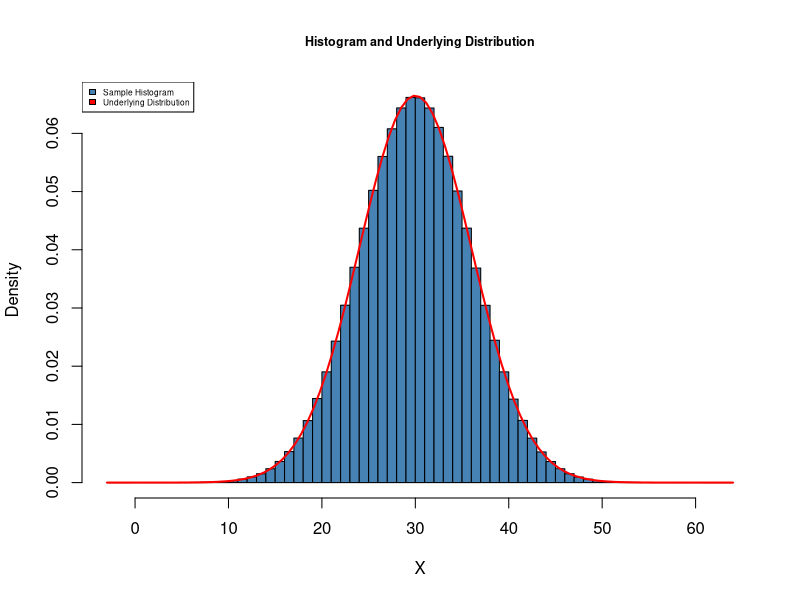
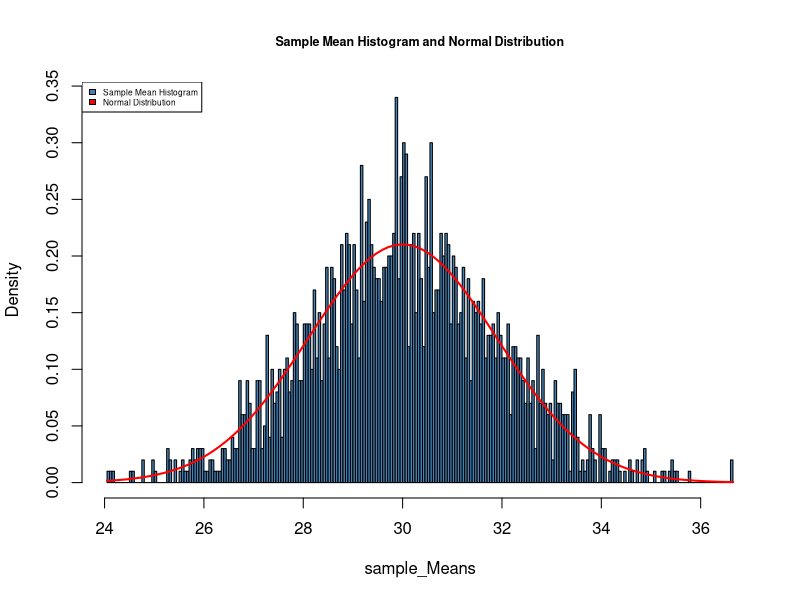
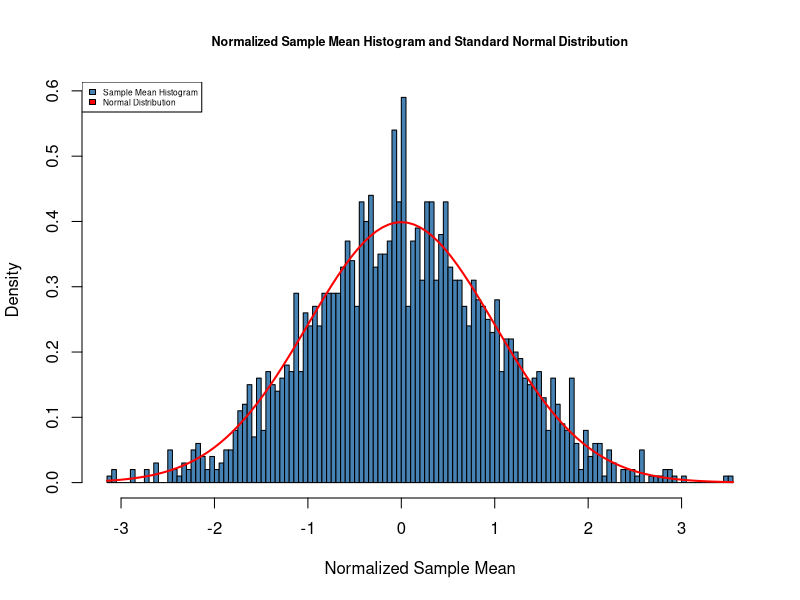
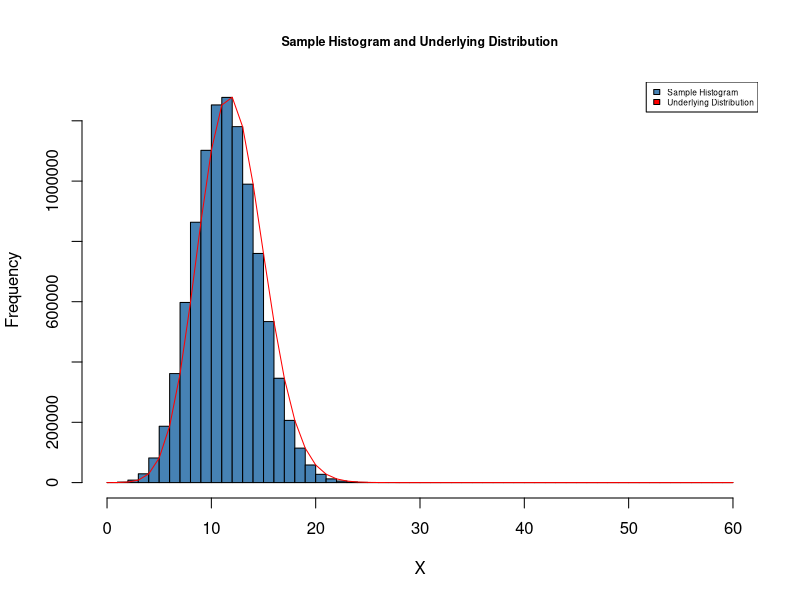

Write R code to recreate these figures, in order. (Note: a time limit stopped this script after it produced the figures.)
########################################################
# Empirical Analysis: CLT
########################################################

#################################
#part a 
#################################

##################
#section 1 + 2
##################

N = 10000000
mu = 30
sigma = 6

X = rnorm(N, mean = mu, sd = sigma)
E = mu
Var = sigma^2
sd = sigma


hist(X, 
     col = "steelblue" , 
     freq = FALSE, 
     breaks = 50, 
     main = 'Histogram and Underlying Distribution',cex.main=0.75)

x = seq(range(X)[1], range(X)[2], by = diff(range(X))/50 )
curve(dnorm(x, mean = mu, sd = sigma), 
      col = "red", 
      lwd = "2", 
      add = TRUE)
legend("topleft",c("Sample Histogram","Underlying Distribution"),fill=c("steelblue","red"),cex = 0.5 )

##################
#section 3
##################

 
  #small i=1
  #large i=2
  
Sample_Size = c(10, 100000 )

reps = 2000

i=1

samples <- replicate(reps, sample(X,size = Sample_Size[i],replace = FALSE, prob = NULL) )

sample_Means <- colMeans(samples)


##################
#section 4 + 5
##################

hist(sample_Means, 
     col = "steelblue" , 
     freq = FALSE, 
     breaks = 200, 
     main = 'Sample Mean Histogram and Normal Distribution',cex.main=0.75)
# draw the convergent Normal(E, Var)
x = seq(range(sample_Means)[1], range(sample_Means)[2], by = diff(range(sample_Means))/50 )
curve(dnorm(x, mean = E, sd = sd/sqrt(Sample_Size[i])), 
      col = "red", 
      lwd = "2", 
      add = TRUE)
legend("topleft",c("Sample Mean Histogram","Normal Distribution"),fill=c("steelblue","red"),cex = 0.5 )

##################
#section 6 + 7
##################

Nsample_Means = (sample_Means-E)/(sd/sqrt(Sample_Size[i]))

hist(Nsample_Means, 
     col = "steelblue" , 
     freq = FALSE, 
     breaks = 200, 
     xlab = 'Normalized Sample Mean',
     main = 'Normalized Sample Mean Histogram and Standard Normal Distribution',cex.main=0.75)

curve(dnorm(x, mean = 0, sd = 1), 
      col = "red", 
      lwd = "2", 
      add = TRUE)
legend("topleft",c("Sample Mean Histogram","Normal Distribution"),fill=c("steelblue","red"),cex = 0.5 )

#################################
#part b 
#################################

##################
#section 1 + 2
##################

N = 10000000
n_Trials = 60
p = 0.2

X = rbinom(n=N, size = n_Trials, prob=p)

E = n_Trials*p 
Var = n_Trials*p*(1-p)
sd = sqrt(Var) 
print(sd)

hist(X, 
     col = "steelblue" , 
     prob = FALSE,
     breaks = seq(0,n_Trials,1),
     main = 'Sample Histogram and Underlying Distribution',cex.main=0.75)

x = seq(0,n_Trials,1)
lines(x,dbinom(x,n_Trials,p)* N ,col="red")
legend("topright",c("Sample Histogram","Underlying Distribution"),fill=c("steelblue","red"),cex = 0.5 )

##################
#section 3
##################

  #small i=1
  #large i=2

Sample_Size = c(2, 100000 )

reps = 2000

i=1

samples <- replicate(reps, sample(X,size = Sample_Size[i],replace = FALSE, prob = NULL) )

sample_Means <- colMeans(samples)

print(sample_Means)

##################
#section 4 + 5
##################

hist(sample_Means, 
     col = "steelblue" , 
     freq = FALSE, 
     breaks = 200, 
     main = 'Sample Mean Histogram and Normal Distribution',cex.main=0.75)

x = seq(0,n_Trials,1)
curve(dnorm(x, mean = E, sd = sd/sqrt(Sample_Size[i])), 
      col = "red", 
      lwd = "2", 
      add = TRUE)
legend("topleft",c("Sample Mean Histogram","Normal Distribution"),fill=c("steelblue","red"),cex = 0.5 )

##################
#section 6 + 7
##################

Nsample_Means = (sample_Means-E)/(sd/sqrt(Sample_Size[i]))

hist(Nsample_Means, 
     col = "steelblue" , 
     freq = FALSE, 
     breaks = 200, 
     xlab = 'Normalized Sample Mean',
     main = 'Normalized Sample Mean Histogram and Standard Normal Distribution',cex.main=0.75)

curve(dnorm(x, mean = 0, sd = 1), 
      col = "red", 
      lwd = "2", 
      add = TRUE)
legend("topleft",c("Sample Mean Histogram","Normal Distribution"),fill=c("steelblue","red"),cex = 0.5 )


#################################
#part c
#################################

##################
#section 1 + 2
##################

N = 10000000
df = 4 

X = rt(N, df, ncp = 0)
E = 0
Var = ifelse(df > 2, df/(df-2), Inf)  
sd = sqrt(Var) 
print(sd)

hist(X, 
     col = "steelblue" , 
     freq = FALSE, 
     breaks = 200, 
     xlim= c(-10,10), 
     main = 'Sample Histogram and Underlying Distribution',cex.main=0.75)

x = seq(range(X)[1], range(X)[2], by = diff(range(X))/50 )
curve(dt(x,df), 
      col = "red", 
      lwd = "2", 
      add = TRUE)
legend("topright",c("Sample Histogram","Underlying Distribution"),fill=c("steelblue","red"),cex = 0.5 )

##################
#section 3
##################

  #small i=1
  #large i=2

Sample_Size = c(2, 100000 )

reps = 2000

i=1

samples <- replicate(reps, sample(X,size = Sample_Size[i],replace = FALSE, prob = NULL) )

sample_Means <- colMeans(samples)

print(sample_Means)

##################
#section 4 + 5
##################

hist(sample_Means, 
     col = "steelblue" , 
     freq = FALSE, 
     breaks = 200, 
     main = 'Sample Mean Histogram and Normal Distribution',cex.main=0.75)

x = seq(range(sample_Means)[1], range(sample_Means)[2], by = diff(range(sample_Means))/50 )
curve(dnorm(x, mean = E, sd = sd/sqrt(Sample_Size[i])), 
      col = "red", 
      lwd = "2", 
      add = TRUE)
legend("topleft",c("Sample Mean Histogram","Normal Distribution"),fill=c("steelblue","red"),cex = 0.5 )

##################
#section 6 + 7
##################

Nsample_Means = (sample_Means-E)/(sd/sqrt(Sample_Size[i]))

hist(Nsample_Means, 
     col = "steelblue" , 
     freq = FALSE, 
     breaks = 200, 
     xlab = 'Normalized Sample Mean',
     main = 'Normalized Sample Mean Histogram and Standard Normal Distribution',cex.main=0.75)

curve(dnorm(x, mean = 0, sd = 1), 
      col = "red", 
      lwd = "2", 
      add = TRUE)
legend("topleft",c("Sample Mean Histogram","Normal Distribution"),fill=c("steelblue","red"),cex = 0.5 )

#################################
#part d
#################################

##################
#section 1 + 2
##################

N = 10000000
df1 = 10
df2 = 5 

X = rf(N, df1, df2)
E = df2/(df2-2)
Var =2*df2^2*(df1+df2-2)/(df1*(df2-2)^2*(df2-4))
sd = sqrt(Var)
print(sd)
print(E)
print(Var)

hist(X, 
     col = "steelblue" , 
     freq = FALSE, 
     breaks = 5000, 
     xlim= c(0,20),
     main = 'Sample Histogram and Underlying Distribution',cex.main=0.75)

x = seq(range(X)[1], range(X)[2], by = diff(range(X))/50 )
curve(df(x,df1,df2), 
      col = "red", 
      lwd = "2", 
      add = TRUE)
legend("topright",c("Sample Histogram","Underlying Distribution"),fill=c("steelblue","red"),cex = 0.5 )

##################
#section 3
##################

  #small i=1
  #large i=2

Sample_Size = c(2, 100000 )

reps = 2000

i=2

samples <- replicate(reps, sample(X,size = Sample_Size[i],replace = FALSE, prob = NULL) )

sample_Means <- colMeans(samples)

print(sample_Means)

##################
#section 4 + 5
##################

hist(sample_Means, 
     col = "steelblue" , 
     freq = FALSE, 
     breaks = 200, 
     main = 'Sample Mean Histogram and Normal Distribution',cex.main=0.75)

x = seq(range(sample_Means)[1], range(sample_Means)[2], by = diff(range(sample_Means))/50 )
curve(dnorm(x, mean = E, sd = sd/sqrt(Sample_Size[i])), 
      col = "red", 
      lwd = "2", 
      add = TRUE)
legend("topleft",c("Sample Mean Histogram","Normal Distribution"),fill=c("steelblue","red"),cex = 0.5 )

##################
#section 6 + 7
##################

Nsample_Means = (sample_Means-E)/(sd/sqrt(Sample_Size[i]))

hist(Nsample_Means, 
     col = "steelblue" , 
     freq = FALSE, 
     breaks = 200, 
     xlab = 'Normalized Sample Mean',
     main = 'Normalized Sample Mean Histogram and Standard Normal Distribution',cex.main=0.75)

curve(dnorm(x, mean = 0, sd = 1), 
      col = "red", 
      lwd = "2", 
      add = TRUE)
legend("topleft",c("Sample Mean Histogram","Normal Distribution"),fill=c("steelblue","red"),cex = 0.5 )

################################################################
#EXTRA CREDIT
################################################################

################################
# Chi Square Distribution
################################

##############
#Section 1 + 2
##############

# The underlying population follows Chi(df)
N = 10000000
df = 10
# randomly generate N samples from the underlying population
X = rchisq(N, df, ncp = 0)
E = df# Theoretical Expectation for  Chi Square Distribution
Var =2*df # Theoretical Expectation for Binomial Distribution
sd = sqrt(Var) # Theoretical standard deviation
print(sd)
# draw the histogram of N samples randomly draw 
# from the underlying population distribution Chi(df)
x = seq(range(X)[1], range(X)[2], by = diff(range(X))/50 )
hist(X, 
     col = "steelblue" , 
     freq = FALSE, 
     breaks = 50, 
     main = 'Sample Histogram and Underlying Distribution',cex.main=0.75)
# draw the the underlying population distribution Chi(df)
curve(dchisq(x,df), 
      col = "red", 
      lwd = "2", 
      add = TRUE)
legend("topright",c("Sample Histogram","Underlying Distribution"),fill=c("steelblue","red"),cex = 0.5 )

##############
#Section 3
##############

### small Sample vs Large Sample
Sample_Size = c(2, 100000 )
### number of repetition
reps = 2000
### 
#i=1 #small sample 
#i=2 #large sample
i=2
## Conduct reps (2000) times of following experiment: 
## each time draw sample_Size  many of samples from underlying population
## samples is a matrix with dimension Sample_Size*reps
samples <- replicate(reps, sample(X,size = Sample_Size[i],replace = FALSE, prob = NULL) )
## calculate the sample mean for each iteration
sample_Means <- colMeans(samples)

print(sample_Means)
##############
#Section 4 + 5
##############

hist(sample_Means, 
     col = "steelblue" , 
     freq = FALSE, 
     breaks = 200, 
     main = 'Sample Mean Histogram and Normal Distribution',cex.main=0.75)

x = seq(range(sample_Means)[1], range(sample_Means)[2], by = diff(range(sample_Means))/50 )
curve(dnorm(x, mean = E, sd = sd/sqrt(Sample_Size[i])), 
      col = "red", 
      lwd = "2", 
      add = TRUE)
legend("topleft",c("Sample Mean Histogram","Normal Distribution"),fill=c("steelblue","red"),cex = 0.5 )


##############
#Section 6 + 7
##############

Nsample_Means = (sample_Means-E)/(sd/sqrt(Sample_Size[i]))

hist(Nsample_Means, 
     col = "steelblue" , 
     freq = FALSE, 
     breaks = 200, 
     xlab = 'Normalized Sample Mean',
     main = 'Normalized Sample Mean Histogram and Standard Normal Distribution',cex.main=0.75)

curve(dnorm(x, mean = 0, sd = 1), 
      col = "red", 
      lwd = "2", 
      add = TRUE)
legend("topleft",c("Sample Mean Histogram","Normal Distribution"),fill=c("steelblue","red"),cex = 0.5 )
